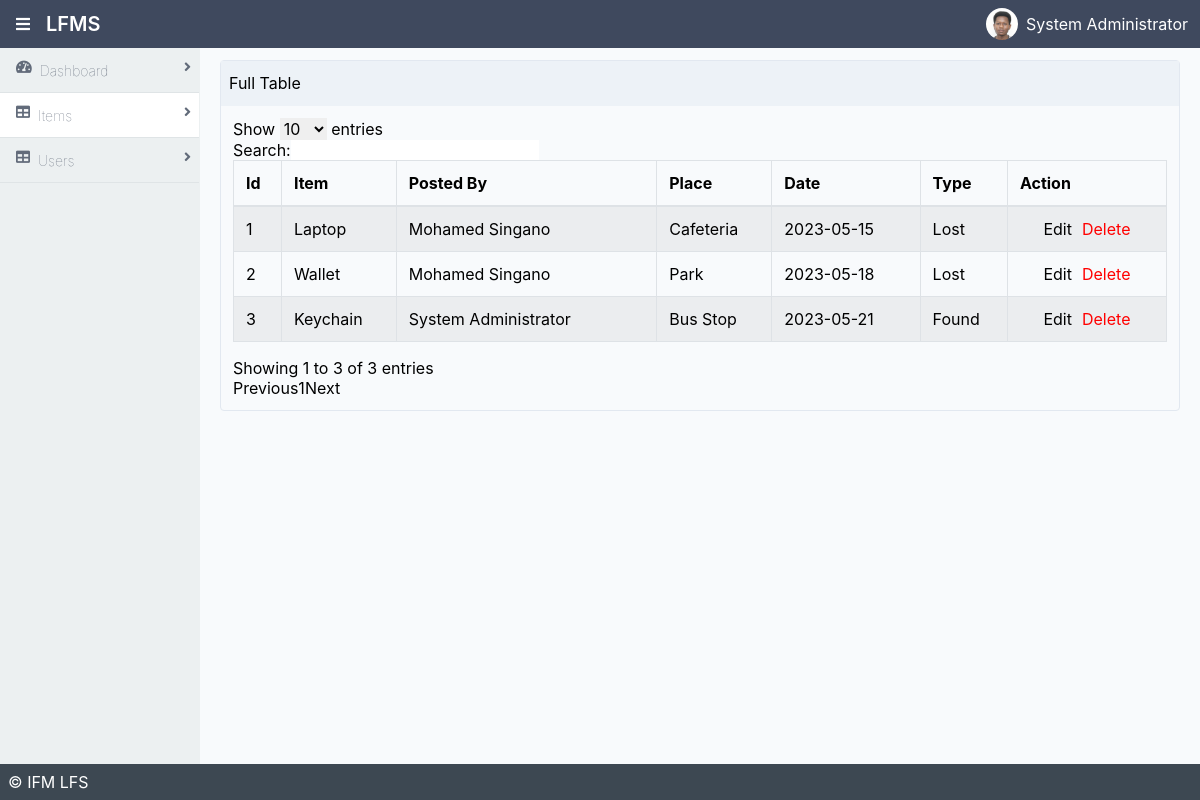
Page /admin/items.php (signed in) on the earlier database version.
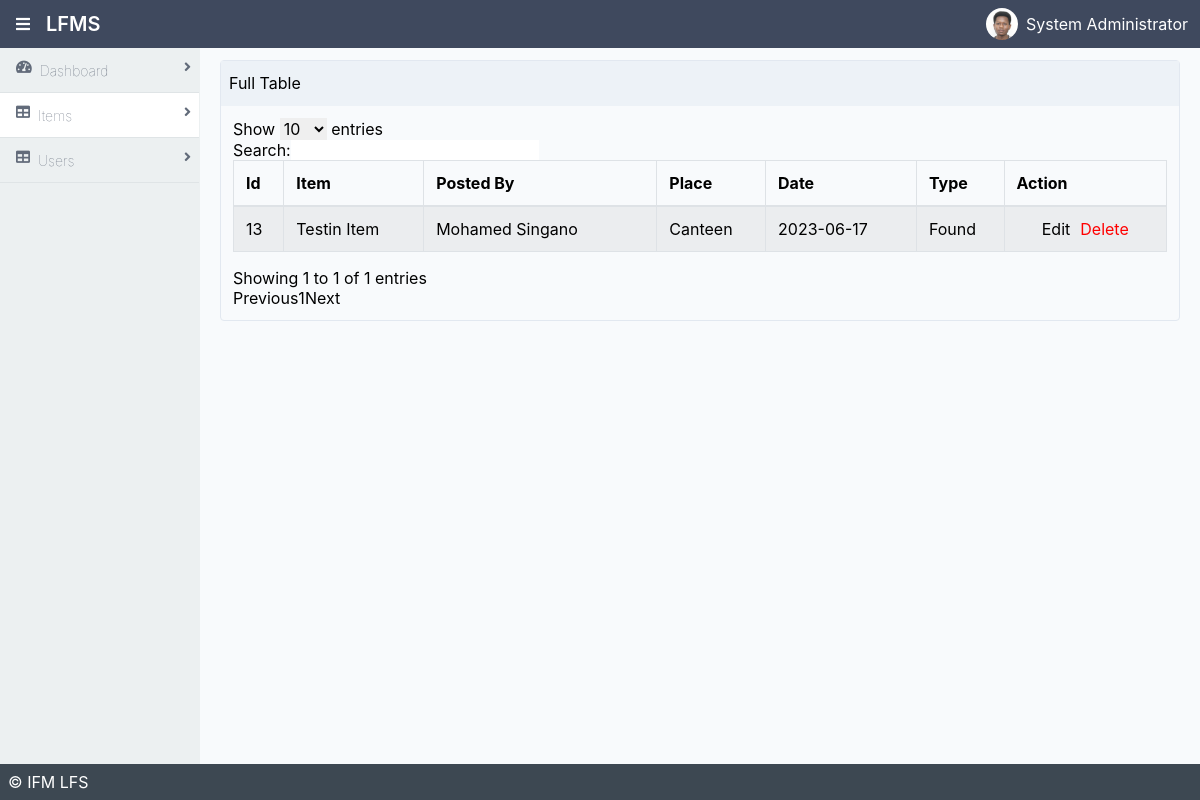
Same page on the later database version.
### tables this page shows
CREATE TABLE `items` (
  `item_id` int(11) NOT NULL AUTO_INCREMENT,
  `item_name` varchar(255) DEFAULT NULL,
  `category` varchar(255) DEFAULT NULL,
  `description` varchar(255) DEFAULT NULL,
  `postedby` int(11) DEFAULT NULL,
  `location_found` varchar(255) DEFAULT NULL,
  `location_lost` varchar(255) DEFAULT NULL,
  `date_found` varchar(255) DEFAULT NULL,
  `date_lost` varchar(255) DEFAULT NULL,
  `owner_name` varchar(255) DEFAULT NULL,
  `owner_contact` varchar(255) DEFAULT NULL,
  `claimed` tinyint(1) DEFAULT 0,
  `foundby` int(11) DEFAULT NULL,
  `type` varchar(255) DEFAULT NULL,
  `claimed_by` int(11) DEFAULT NULL,
  `status` int(11) DEFAULT 0,
  `claimed_date` date DEFAULT NULL,
  `image` varchar(255) DEFAULT NULL,
  PRIMARY KEY (`item_id`),
  KEY `postedby` (`postedby`),
  KEY `claimed_by` (`claimed_by`),
  KEY `foundby` (`foundby`),
  CONSTRAINT `items_ibfk_1` FOREIGN KEY (`postedby`) REFERENCES `users` (`id`),
  CONSTRAINT `items_ibfk_2` FOREIGN KEY (`claimed_by`) REFERENCES `users` (`id`),
  CONSTRAINT `items_ibfk_3` FOREIGN KEY (`foundby`) REFERENCES `users` (`id`)
);

CREATE TABLE `users` (
  `id` int(11) NOT NULL AUTO_INCREMENT,
  `username` varchar(50) DEFAULT NULL,
  `email` varchar(50) DEFAULT NULL,
  `password` varchar(50) DEFAULT NULL,
  `first_name` varchar(50) DEFAULT NULL,
  `middle_name` varchar(50) DEFAULT NULL,
  `lastname` varchar(50) DEFAULT NULL,
  `student_id` varchar(50) DEFAULT NULL,
  `phone` varchar(50) DEFAULT NULL,
  `role` int(11) DEFAULT NULL,
  `resetcode` int(11) DEFAULT NULL,
  `resettoken` varchar(50) DEFAULT NULL,
  `expireat` int(50) DEFAULT NULL,
  `verifytoken` varchar(255) DEFAULT NULL,
  `verified` int(11) DEFAULT 0,
  `code` varchar(50) DEFAULT NULL,
  PRIMARY KEY (`id`)
);

### admin/items.php (the view, shortened to what the changed rows need)
<!DOCTYPE html>
<html lang="en">
<head>
<link rel='stylesheet' href='https://cdn.datatables.net/1.10.12/css/dataTables.bootstrap.min.css'>
<link rel='stylesheet' href='https://cdn.datatables.net/buttons/1.2.2/css/buttons.bootstrap.min.css'><link rel="stylesheet" href="./style.css">
    <link rel="stylesheet" href="./dist/styles.css">
    <link rel="stylesheet" href="./dist/all.css">
</head>
<body>
<div class="mx-auto bg-grey-lightest">
    <div class="min-h-screen flex flex-col">
        <header class="bg-nav">
            <div class="flex justify-between">
                <div class="p-1 mx-3 inline-flex items-center">
                    <h1 class="text-white p-2">LFMS</h1>
                </div>
            </div>
        </header>
        <div class="flex flex-1">
            <main class="bg-white-500 flex-1 p-3 overflow-hidden">
                <div class="flex flex-col">
                    <div class="flex flex-1  flex-col md:flex-row lg:flex-row mx-2">
                        <div class="mb-2 border-solid border-gray-300 rounded border shadow-sm w-full">
                            <div class="bg-gray-200 px-2 py-3 border-solid border-gray-200 border-b">
                                Full Table
                            </div>
                            <div class="p-3">
                                <table id="example" class="table table-striped table-bordered" cellspacing="0" width="100%">
                                    <thead>
                                        <tr>
                                            <th>Id</th>
                                            <th>Item</th>
                                            <th>Posted By</th>
                                            <th>Place</th>
                                            <th>Date</th>
                                            <th>Type</th>
                                            <th>Action</th>
                                        </tr>
                                    </thead>
                                    <tbody>
                                    <?php
                                            include '../helpers/dbcon.inc.php';
                                            $sql = "SELECT items.*, users.*
                                            FROM items
                                            INNER JOIN users ON items.postedby = users.id ORDER BY items.item_id DESC";
                                            $res = $conn->query($sql);
                                            while($row = mysqli_fetch_assoc($res)){
                                                $id = $row['item_id'];
                                                $item =  $row['item_name'];
                                                $postedby = $row['first_name'] . ' ' . $row['lastname'];
                                                $place = $row['location_found'];
                                                $date = $row['date_found'];
                                                $type = $row['type'];
                                                echo "<tr>
                                                <td>$id</td>
                                                <td>$item</td>
                                                <td>$postedby</td>
                                                <td>$place</td>
                                                <td>$date</td>
                                                <td>$type</td>
                                                <td>
                                                <div class='button-container'>
                                                <a href='#'><button>Edit</button></a>
                                                <a href='deleteitem.php?id=$id' style='color:red'><button>Delete</button></a>
                                                </div>
                                                </td>
                                                </tr>";
                                            }
                                            ?>
                                    </tbody>
                                </table>
                            </div>
                        </div>
                    </div>
                </div>
            </main>
        </div>
    </div>
</div>
</body>
</html>

Differences in the rows shown:
removed items: item_id "3", item_name "Keychain", postedby.lastname "System Administrator", location_found "Bus Stop", date_found "2023-05-21", type "Found"
removed items: item_id "2", item_name "Wallet", postedby.lastname "Mohamed Singano", location_found "Park", date_found "2023-05-18", type "Lost"
removed items: item_id "1", item_name "Laptop", postedby.lastname "Mohamed Singano", location_found "Cafeteria", date_found "2023-05-15", type "Lost"
added items: item_id "13", item_name "Testin Item", postedby.lastname "Mohamed Singano", location_found "Canteen", date_found "2023-06-17", type "Found"
Other differences:
text written by a page script: "Show entries Search: Showing 1 to 3 of 3 entries Previous 1 Next" → "Show entries Search: Showing 1 to 1 of 1 entries Previous 1 Next"
